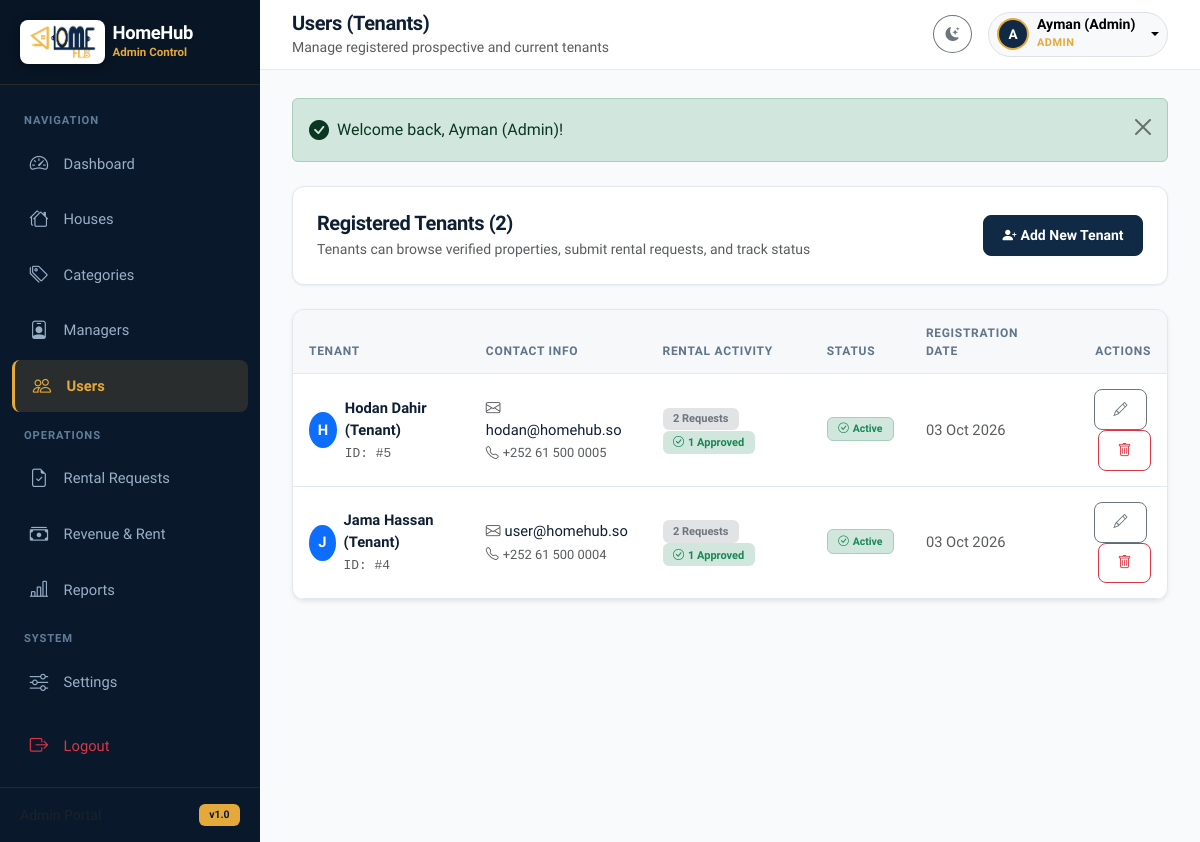
Before: /admin/users.php (signed in) with the older database file.
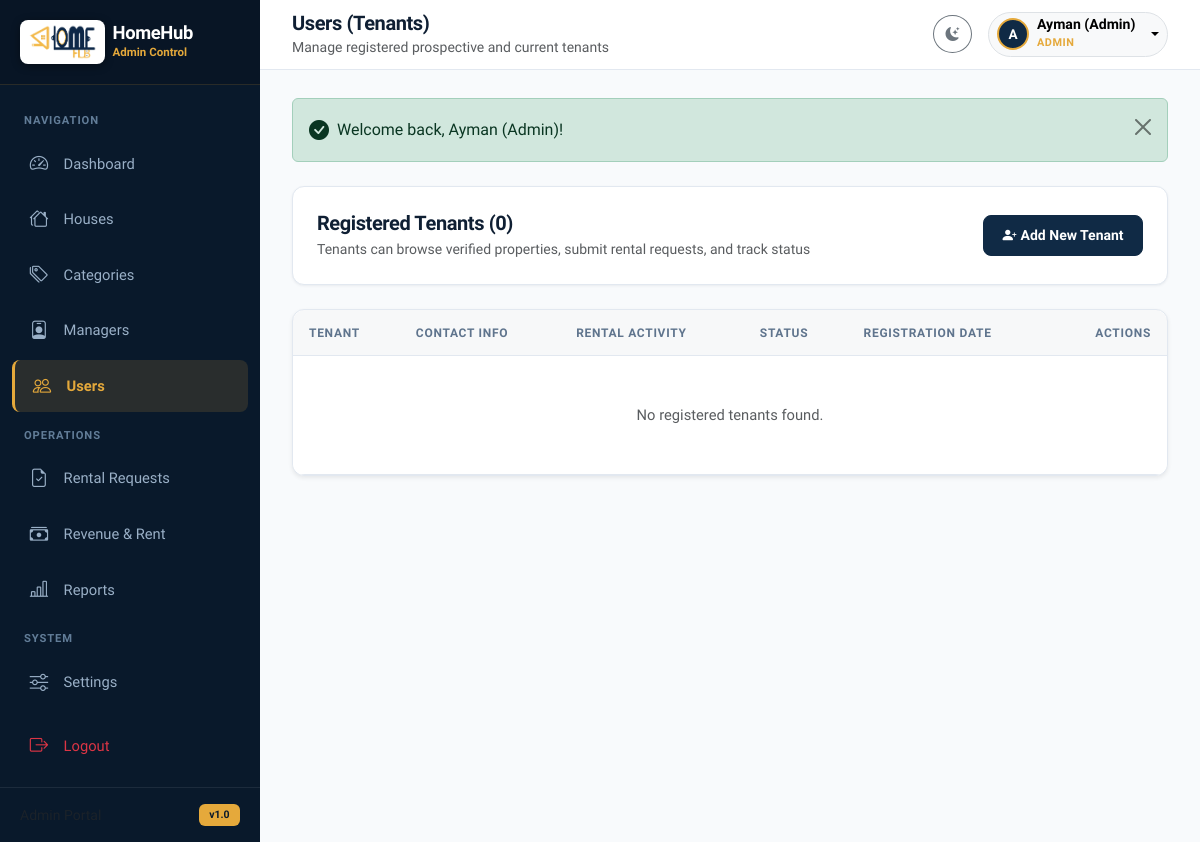
After: the same page with the newer database file.
### tables this page shows
CREATE TABLE IF NOT EXISTS `users` (
  `id` INT AUTO_INCREMENT PRIMARY KEY,
  `name` VARCHAR(100) NOT NULL,
  `email` VARCHAR(150) NOT NULL UNIQUE,
  `phone` VARCHAR(30) NULL,
  `password` VARCHAR(255) NOT NULL,
  `role` ENUM('admin', 'manager', 'user') NOT NULL DEFAULT 'user',
  `avatar` VARCHAR(255) NULL,
  `status` ENUM('active', 'inactive') NOT NULL DEFAULT 'active',
  `created_at` TIMESTAMP DEFAULT CURRENT_TIMESTAMP
);

### includes/functions.php (called while the page is built, shortened)
<?php
function e(?string $string): string {
    return htmlspecialchars((string)($string ?? ''), ENT_QUOTES, 'UTF-8');
}
function format_date(?string $date, string $format = 'd M Y'): string {
    $timestamp = strtotime($date);
    return $timestamp ? date($format, $timestamp) : '-';
}

### admin/users.php (the view, shortened to what the changed rows need)
<?php
require_once __DIR__ . '/../includes/functions.php';
require_once __DIR__ . '/../includes/auth.php';
$users = $pdo->query("
    SELECT u.*, COUNT(r.id) as request_count,
           SUM(CASE WHEN r.status = 'approved' THEN 1 ELSE 0 END) as approved_count
    FROM users u
    LEFT JOIN rental_requests r ON u.id = r.user_id
    WHERE u.role = 'user'
    GROUP BY u.id
    ORDER BY u.id DESC
")->fetchAll();
require_once __DIR__ . '/../includes/header.php';
?>
<div class="app-wrapper">
    <div class="app-main">
        <main class="content-wrapper">
            <div class="card mb-4">
                <div class="card-body d-flex flex-column flex-sm-row justify-content-between align-items-sm-center gap-3">
                    <div>
                        <h5 class="fw-bold mb-1">Registered Tenants (<?= count($users); ?>)</h5>
                        <p class="text-muted small mb-0">Tenants can browse verified properties, submit rental requests, and track status</p>
                    </div>
                </div>
            </div>
            <div class="card shadow-sm">
                <div class="card-body p-0">
                    <div class="table-responsive">
                        <table class="table table-hover align-middle mb-0" id="usersTable">
                            <thead>
                                <tr>
                                    <th>Tenant</th>
                                    <th>Contact Info</th>
                                    <th>Rental Activity</th>
                                    <th>Status</th>
                                    <th>Registration Date</th>
                                    <th class="text-end">Actions</th>
                                </tr>
                            </thead>
                            <tbody>
                                <?php if (empty($users)): ?>
                                    <tr>
                                        <td colspan="6" class="text-center py-5 text-muted">No registered tenants found.</td>
                                    </tr>
                                <?php else: ?>
                                    <?php foreach ($users as $u): ?>
                                        <tr>
                                            <td>
                                                <div class="d-flex align-items-center gap-2">
                                                    <div class="rounded-circle bg-primary text-white d-flex align-items-center justify-content-center fw-bold" style="width: 36px; height: 36px;">
                                                        <?= strtoupper(substr($u['name'], 0, 1)); ?>
                                                    </div>
                                                    <div>
                                                        <div class="fw-bold text-main"><?= e($u['name']); ?></div>
                                                        <small class="text-muted font-monospace">ID: #<?= (int)$u['id']; ?></small>
                                                    </div>
                                                </div>
                                            </td>
                                            <td>
                                                <div><i class="bi bi-envelope text-muted me-1"></i><?= e($u['email']); ?></div>
                                                <small class="text-muted"><i class="bi bi-telephone me-1"></i><?= e($u['phone'] ?? 'No phone'); ?></small>
                                            </td>
                                            <td>
                                                <span class="badge bg-secondary-subtle text-secondary me-1">
                                                    <?= (int)$u['request_count']; ?> Requests
                                                </span>
                                                <?php if ((int)$u['approved_count'] > 0): ?>
                                                    <span class="badge bg-success-subtle text-success">
                                                        <i class="bi bi-check-circle me-1"></i><?= (int)$u['approved_count']; ?> Approved
                                                    </span>
                                                <?php endif; ?>
                                            </td>
                                            <td>
                                                <form method="POST" action="<?= BASE_URL; ?>admin/users.php" class="d-inline">
                                                    <button type="submit" class="btn btn-sm p-0 border-0" title="Click to toggle status">
                                                        <?php if ($u['status'] === 'active'): ?>
                                                            <span class="badge bg-success-subtle text-success border border-success-subtle"><i class="bi bi-check-circle me-1"></i>Active</span>
                                                        <?php else: ?>
                                                            <span class="badge bg-secondary-subtle text-secondary border border-secondary-subtle"><i class="bi bi-dash-circle me-1"></i>Inactive</span>
                                                        <?php endif; ?>
                                                    </button>
                                                </form>
                                            </td>
                                            <td class="small text-muted">
                                                <?= format_date($u['created_at'], 'd M Y'); ?>
                                            </td>
                                            <td class="text-end">
                                                <button type="button" class="btn btn-sm btn-outline-secondary me-1"
                                                        onclick="openEditUserModal(<?= (int)$u['id']; ?>, '<?= e(addslashes($u['name'])); ?>', '<?= e(addslashes($u['email'])); ?>', '<?= e(addslashes($u['phone'] ?? '')); ?>')">
                                                    <i class="bi bi-pencil"></i>
                                                </button>
                                                <form method="POST" action="<?= BASE_URL; ?>admin/users.php" class="d-inline" onsubmit="return confirm('Are you sure you want to remove user \'<?= e($u['name']); ?>\'?');">
                                                    <button type="submit" class="btn btn-sm btn-outline-danger">
                                                        <i class="bi bi-trash"></i>
                                                    </button>
                                                </form>
                                            </td>
                                        </tr>
                                    <?php endforeach; ?>
                                <?php endif; ?>
                            </tbody>
                        </table>
                    </div>
                </div>
            </div>
        </main>
    </div>
</div>
<?php require_once __DIR__ . '/../includes/footer.php'; ?>

Changed rows visible on the page:
removed users: name "H", name "Hodan Dahir (Tenant)", id "5", email "hodan@homehub.so", phone "+252 61 500 0005", request_count "2", approved_count "1", status "active" (drawn), created_at "03 Oct 2026"
removed users: name "J", name "Jama Hassan (Tenant)", id "4", email "user@homehub.so", phone "+252 61 500 0004", request_count "2", approved_count "1", status "active" (drawn), created_at "03 Oct 2026"
Other visible differences:
count($users): "2" → "0"
text now shown: "No registered tenants found."
